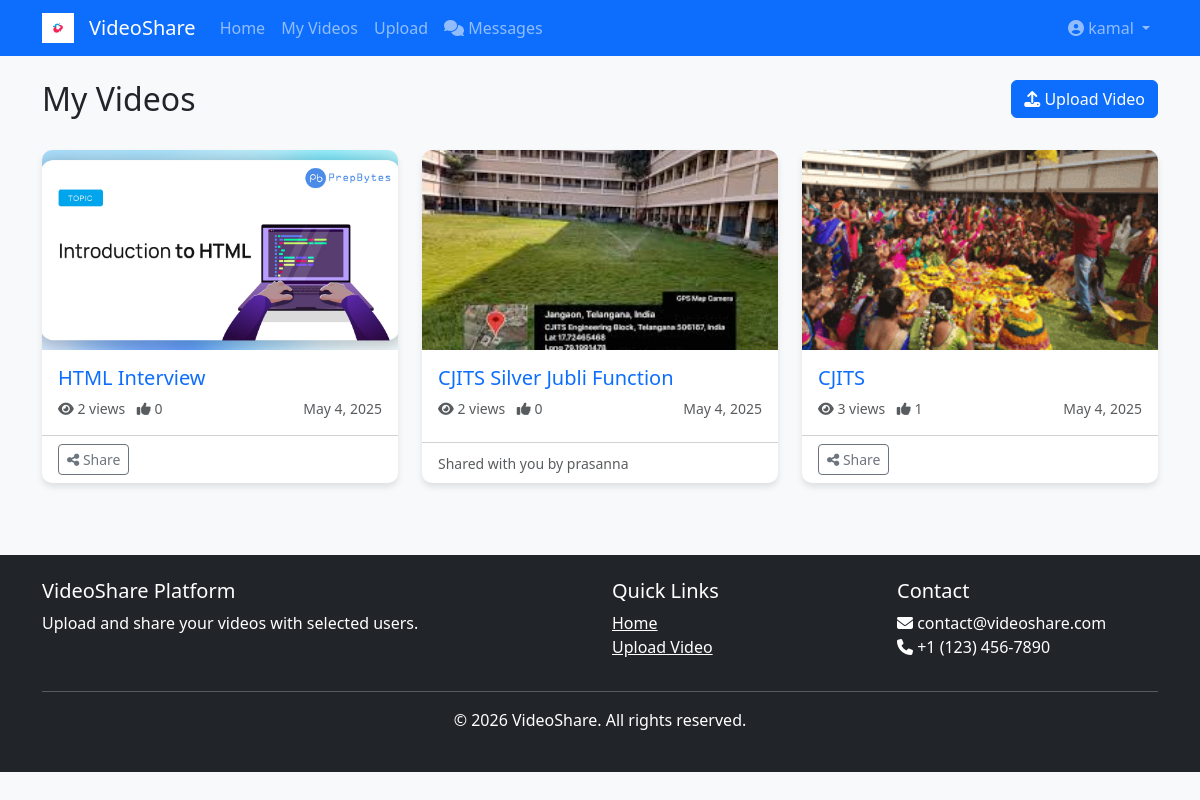
/my-videos.php (signed in), run on the app's committed database.
### tables this page shows
CREATE TABLE `videos` (
  `id` int(11) NOT NULL,
  `user_id` int(11) NOT NULL,
  `title` varchar(100) NOT NULL,
  `description` text DEFAULT NULL,
  `file_path` varchar(255) NOT NULL,
  `thumbnail_path` varchar(255) DEFAULT NULL,
  `upload_date` datetime DEFAULT current_timestamp(),
  `views` int(11) DEFAULT 0,
  `is_public` tinyint(1) DEFAULT 0
);

CREATE TABLE `users` (
  `id` int(11) NOT NULL,
  `username` varchar(50) NOT NULL,
  `email` varchar(100) NOT NULL,
  `password` varchar(255) NOT NULL,
  `created_at` datetime DEFAULT current_timestamp()
);

### includes/functions.php (called while the page is built, shortened)
<?php
require_once __DIR__ . '/config.php';
function getVideosForUser($user_id) {
    global $conn;
    $sql = "SELECT v.*, u.username
            FROM videos v
            JOIN users u ON v.user_id = u.id
            LEFT JOIN video_access va ON v.id = va.video_id
            WHERE v.is_public = 1 OR v.user_id = '$user_id' OR va.user_id = '$user_id'
            GROUP BY v.id
            ORDER BY v.upload_date DESC";
    $result = $conn->query($sql);
    $videos = [];
    if ($result->num_rows > 0) {
        while ($row = $result->fetch_assoc()) {
            $videos[] = $row;
        }
    }
    return $videos;
}
function getVideoLikesCount($video_id) {
    global $conn;
    $video_id = (int)$video_id;
    $sql = "SELECT COUNT(*) as like_count FROM likes WHERE video_id = '$video_id'";
    $result = $conn->query($sql);
    return $result->fetch_assoc()['like_count'];
}
function isLoggedIn() {
    return isset($_SESSION['user_id']);
}
function getUserId() {
    return isLoggedIn() ? $_SESSION['user_id'] : null;
}
?>

### my-videos.php (the view, shortened to what this page needs)
<?php
require_once 'includes/config.php';
require_once 'includes/functions.php';
$videos = getVideosForUser(getUserId());
require_once 'includes/header.php';
?>
<div class="row mb-4">
    <div class="col-md-8">
        <h2>My Videos</h2>
    </div>
    <div class="col-md-4 text-end">
        <a href="upload.php" class="btn btn-primary">
            <i class="fas fa-upload"></i> Upload Video
        </a>
    </div>
</div>
<?php if (empty($videos)): ?>
<div class="alert alert-info">
    You have no videos yet. <a href="upload.php">Upload your first video!</a>
</div>
<?php else: ?>
<div class="row">
    <?php foreach ($videos as $video): ?>
    <div class="col-md-4 mb-4">
        <div class="card h-100">
            <a href="video.php?id=<?php echo $video['id']; ?>">
                <img src="<?php echo THUMBNAIL_UPLOAD_PATH . $video['thumbnail_path']; ?>" class="card-img-top" alt="<?php echo htmlspecialchars($video['title']); ?>">
            </a>
            <div class="card-body">
                <h5 class="card-title">
                    <a href="video.php?id=<?php echo $video['id']; ?>" class="text-decoration-none"><?php echo htmlspecialchars($video['title']); ?></a>
                </h5>
                <div class="d-flex justify-content-between align-items-center">
                    <small class="text-muted">
                        <i class="fas fa-eye"></i> <?php echo $video['views']; ?> views
                        <i class="fas fa-thumbs-up ms-2"></i> <?php echo getVideoLikesCount($video['id']); ?>
                    </small>
                    <small class="text-muted"><?php echo date('M j, Y', strtotime($video['upload_date'])); ?></small>
                </div>
            </div>
            <div class="card-footer bg-transparent">
                <?php if ($video['user_id'] == getUserId()): ?>
                <a href="share-video.php?id=<?php echo $video['id']; ?>" class="btn btn-sm btn-outline-secondary">
                    <i class="fas fa-share-alt"></i> Share
                </a>
                <?php else: ?>
                <small class="text-muted">Shared with you by <?php echo htmlspecialchars($video['username']); ?></small>
                <?php endif; ?>
            </div>
        </div>
    </div>
    <?php endforeach; ?>
</div>
<?php endif; ?>
<?php
require_once 'includes/footer.php';
?>

### assets/css/styles.css (style rules this page uses)
body { font-family: 'Segoe UI', Tahoma, Geneva, Verdana, sans-serif; background-color: #f8f9fa; }
.card { transition: transform 0.3s ease, box-shadow 0.3s ease; border: none; border-radius: 10px; overflow: hidden; box-shadow: 0 4px 6px rgba(0, 0, 0, 0.1); }
.card-img-top { height: 200px; object-fit: cover; }

### data on the page
videos: thumbnail_path (picture), title "HTML Interview", views "2", id "0", upload_date "May 4, 2025"
videos: thumbnail_path (picture), title "CJITS Silver Jubli Function", views "2", id "0", upload_date "May 4, 2025", user.username "prasanna"
videos: thumbnail_path (picture), title "CJITS", views "3", id "1", upload_date "May 4, 2025"

### other printed values
$_SESSION['username'] "kamal"
